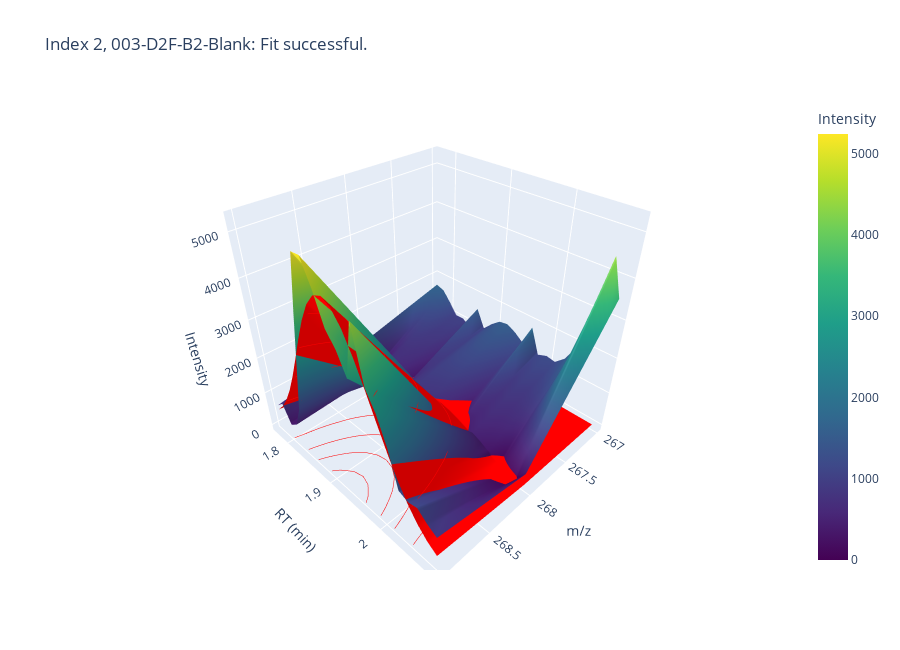
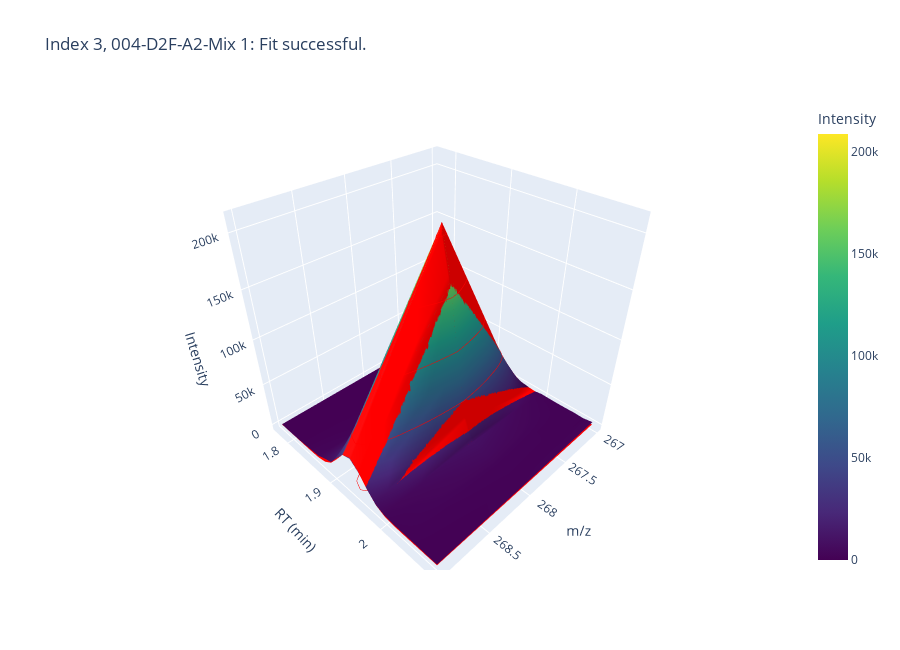

Here is the notebook cell these charts were saved with, in order:
### Code cell
for i in gauss_fit_plots.keys():
    if not isinstance(gauss_fit_plots[i], type(None)):
        gauss_fit_plots[i].show()
